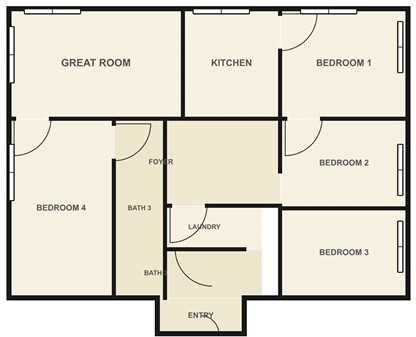
#> input picture Floor_plan_B_Prompt_A_thon.jpg, 416 x 337 px
$ python -i floorplan_parser.py   (imports and definitions only)
#> lines starting #> are read from the running program, lines starting #| are printed output that depends on the picture; after the words box and inside, x2 and y2 are one past the last pixel; in counts of white or black regions, pixels touching at a corner belong together
import cv2
import numpy as np
import uuid
import math
from app.core.models import FloorPlanData, Wall, Room, Opening, Coordinate

class FloorPlanParser:
    def __init__(self, image_path: str):
#> called with image_path = '../../../Floor_plan_B_Prompt_A_thon.jpg'
        self.image_path = image_path
        self.original_img = cv2.imread(image_path)
#> self.original_img is the input picture: shape (337, 416, 3); mean B, G, R 205.4, 218.8, 223.4
        if self.original_img is None:
            raise FileNotFoundError(f"Could not load image at {image_path}")

        self.gray_img = None
        self.binary_img = None
        self.walls_data = []
        self.rooms_data = []
        self.openings_data = []

    def preprocess(self):
        """Grayscale, adaptive thresholding, and noise removal."""
        # Convert to grayscale
        self.gray_img = cv2.cvtColor(self.original_img, cv2.COLOR_BGR2GRAY)
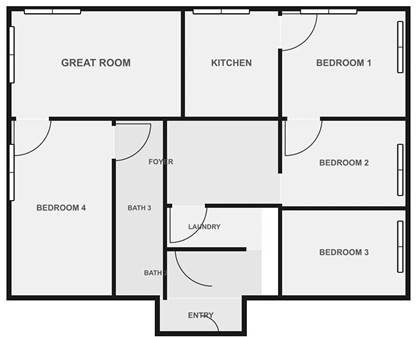
#> self.gray_img: shape (337, 416); min 0, max 255, mean 218.7

        # Apply Gaussian Blur to reduce noise
        blurred = cv2.GaussianBlur(self.gray_img, (5, 5), 0)
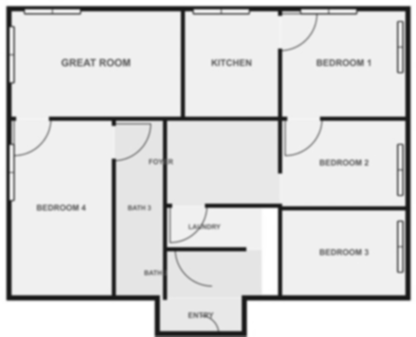
#> blurred: shape (337, 416); min 23, max 255, mean 218.6

        # Adaptive thresholding to handle varying lighting/scans
        self.binary_img = cv2.adaptiveThreshold(
            blurred, 255, cv2.ADAPTIVE_THRESH_GAUSSIAN_C,
            cv2.THRESH_BINARY_INV, 11, 2
        )
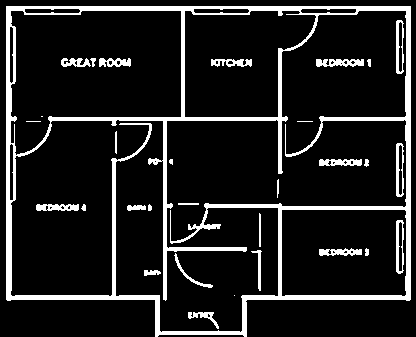
#> self.binary_img: shape (337, 416); 12.3% white; 31 white regions (5 under 20 px), largest, box (x1, y1, x2, y2) and area: (6, 6, 411, 337) 13845, (316, 59, 364, 67) 285, (396, 220, 404, 274) 257

        # Morphological operations to close small gaps in broken walls
        kernel = np.ones((3, 3), np.uint8)
        self.binary_img = cv2.morphologyEx(self.binary_img, cv2.MORPH_CLOSE, kernel, iterations=2)
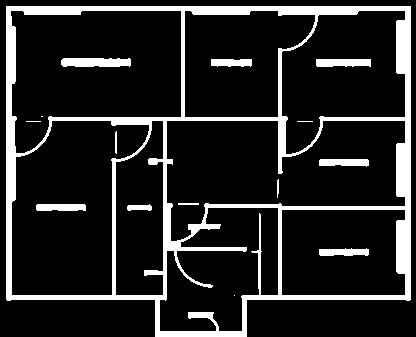
#> self.binary_img: shape (337, 416); 14.6% white; 15 white regions (4 under 20 px), largest, box (x1, y1, x2, y2) and area: (6, 6, 411, 337) 17967, (61, 58, 131, 67) 582, (316, 59, 371, 67) 407

    def extract_walls(self):
        """Detects walls using Probabilistic Hough Transform and Contours."""
        # Use Probabilistic Hough Transform to find line segments
        lines = cv2.HoughLinesP(
            self.binary_img,
            rho=1,
            theta=np.pi/180,
            threshold=50,
            minLineLength=30,
            maxLineGap=10  # Bridges slight coordinate misalignments
        )
#> lines = 138 rows, first 6: [6, 298, 166, 298], [6, 299, 11, 6], [6, 9, 410, 9], [49, 120, 286, 120], [7, 297, 166, 297], [405, 100, 408, 300]

        if lines is not None:
            for line in lines:
                x1, y1, x2, y2 = line[0]
                length = math.hypot(x2 - x1, y2 - y1)

                # Filter out extremely small noise lines
                if length > 20:
                    self.walls_data.append(Wall(
                        id=f"wall_{uuid.uuid4().hex[:8]}",
                        start=Coordinate(x=x1, y=y1),
                        end=Coordinate(x=x2, y=y2),
                        length=round(length, 2),
                        thickness=5.0 # Heuristic default, refined later in 3D module
                    ))
#> this loop made 1 pass
#> (x1, y1, x2, y2, length) on pass 1: (6, 298, 166, 298, 160)
#> after the loop, self.walls_data = []

    # [58 lines left out: functions extract_rooms, extract_openings, not called in this run]

    def parse(self) -> str:
        """Executes the pipeline and returns structured JSON."""
        try:
            self.preprocess()
            self.extract_walls()
            self.extract_rooms()
            self.extract_openings()

            output = FloorPlanData(
                walls=self.walls_data,
                rooms=self.rooms_data,
                openings=self.openings_data
            )
            return output.model_dump_json(indent=2)

        except Exception as e:
            # High-priority error handling
#> (the run stopped early here; a loop or call above may not have finished)
